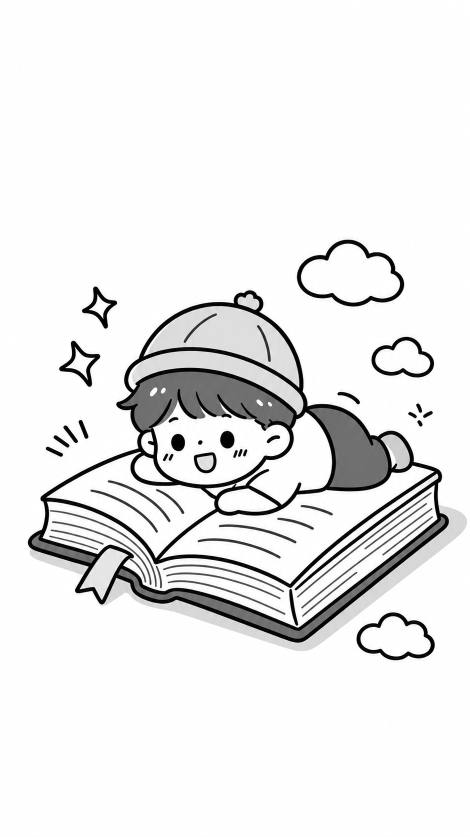
#> input picture assets/image/pagerest-boot.png, 940 x 1673 px (shown at 1/2 size)
$ python gen_boot_image.py
#> lines starting #> are read from the running program, lines starting #| are printed output that depends on the picture
#!/usr/bin/env python3
# SPDX-License-Identifier: Apache-2.0
"""把已完成的开机插画编码为面板资源，不修改原图。/ Encode finished boot artwork for the panel without changing its source."""
import argparse
from pathlib import Path
import struct
import zlib
from PIL import Image, ImageOps

ROOT = Path(__file__).resolve().parents[1]


def encode(source, output):
    # 保持原构图比例；4bpp 的左像素在低半字节，与 epdiy 资源契约一致。
    # Preserve composition proportions; the left pixel uses the low nibble under epdiy's asset contract.
    with Image.open(source) as image:
#> image is the input picture: PIL image 940x1673 RGB; mean R, G, B 234.4, 234.3, 234.4
        image = ImageOps.exif_transpose(image).convert('RGB')
        fitted = ImageOps.contain(image, (684, 1216), Image.Resampling.LANCZOS)
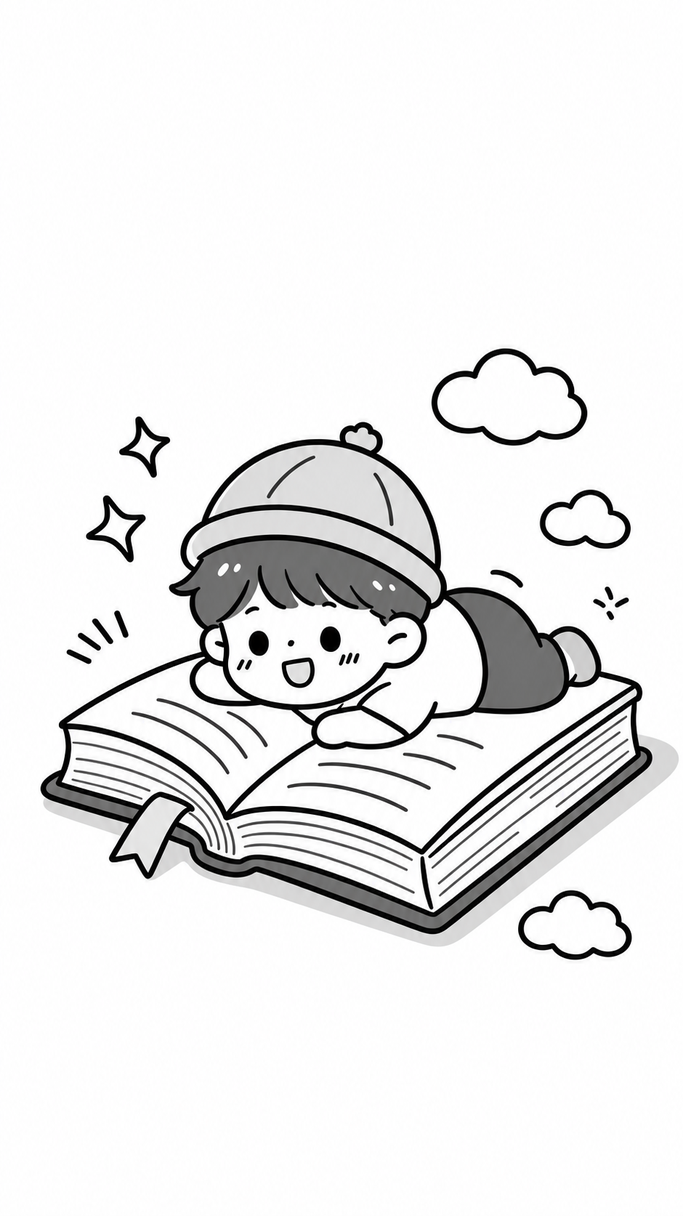
#> fitted: PIL image 683x1216 RGB; mean R, G, B 234.4, 234.3, 234.4
        canvas = Image.new('RGB', (684, 1216), 'white')
#> canvas: PIL image 684x1216 RGB; every value is 255
        canvas.paste(fitted, ((684 - fitted.width) // 2, (1216 - fitted.height) // 2))
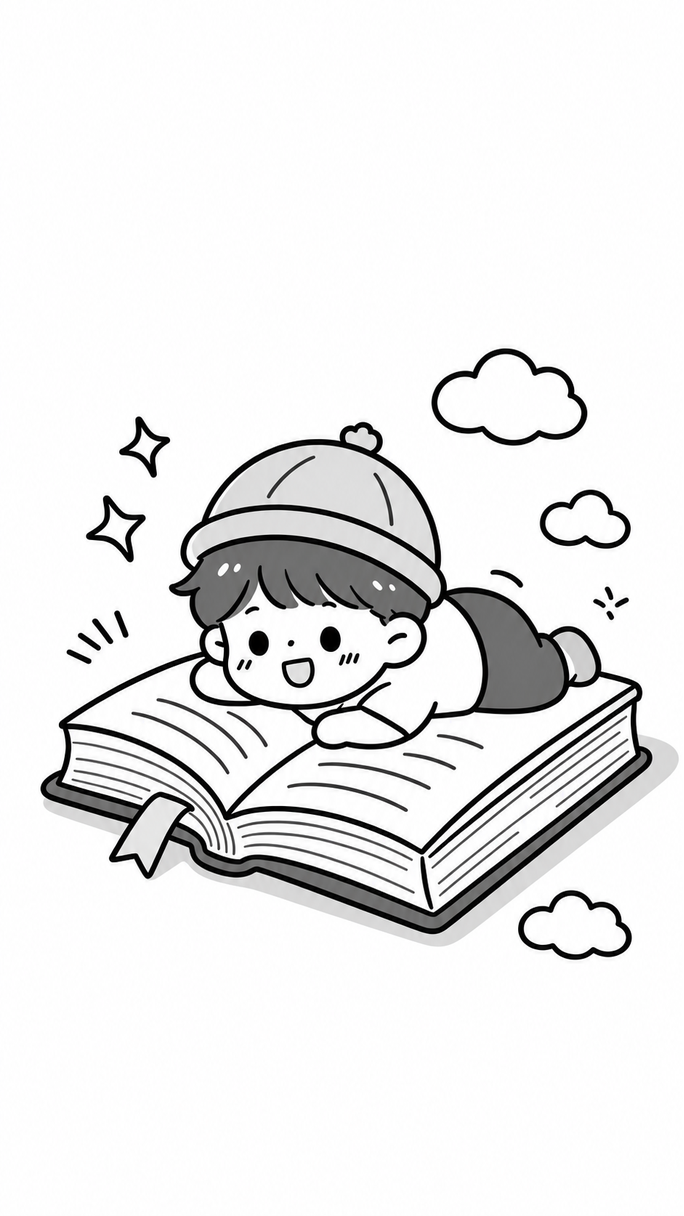
#> canvas: PIL image 684x1216 RGB; mean R, G, B 234.4, 234.3, 234.4
        pixels = canvas.convert('L').tobytes()
    levels = bytes(min(15, (value + 8) // 17) for value in pixels)
    raw = bytes(a | b << 4 for a, b in zip(levels[::2], levels[1::2]))
    output.parent.mkdir(parents=True, exist_ok=True)
    output.with_suffix('.bin').write_bytes(raw)
    output.with_suffix('.pack').write_bytes(b'RPFT' + struct.pack('<I', len(raw)) + zlib.compress(raw, 9))
#> (the run stopped early here; a loop or call above may not have finished)
